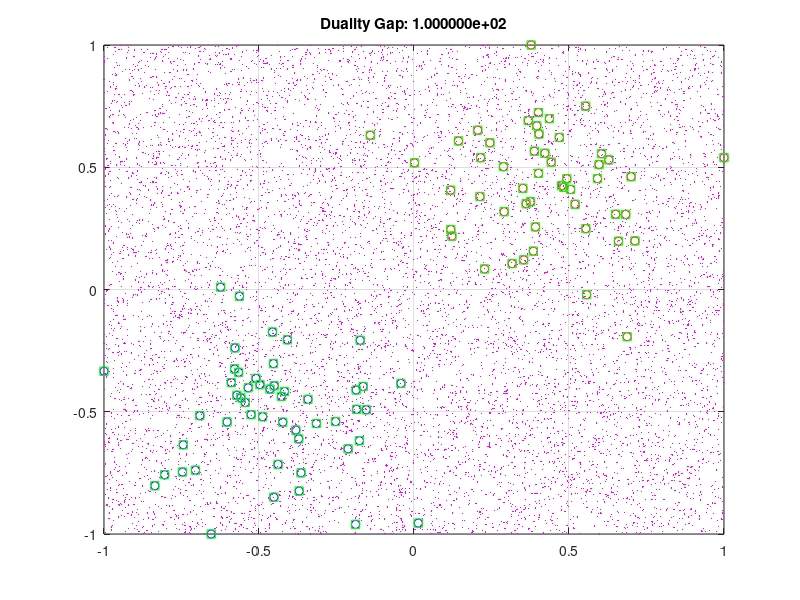

Recreate this plot in MATLAB.
clear
close all
clc

%% Support Vector Machines
n = 100;
d = 2;
X = [randn(n/2, d) + 2; randn(n/2, d) - 2];
Y = [ones(n/2, 1); -ones(n/2, 1)];

%Normalization
for i = 1:d
   mi = min(X(:,i));
   ma = max(X(:,i));
   diff = ma - mi;
   X(:,i) = 2 * (X(:,i) - mi) / diff - 1;
end

figure, hold on, box on, grid on
plot(X(Y<0, 1), X(Y<0, 2), 'ob');
plot(X(Y>0, 1), X(Y>0, 2), 'or');

%% Learning phase
% dual formulation: min_alpha .5 * alpha' Q alpha - 1 alpha
% s.t. y'alpha = 0, 0 <= alpha <= C, C has the opposite meaning of lambda
% Q_ij = y_i y_j x'_i x_j
% We use quadprog to solve this problem, which solves quadratic programming
% problems, even if the matlab algorithm doesn't work very well for SVMs
C = 1;
Q = diag(Y) * (X * X') * diag(Y);             % waste of memory but it's faster than two nested loops
alpha = quadprog(Q, -ones(n, 1), [], [], Y', 0, zeros(n, 1), C*ones(n, 1));
w = X' * diag(Y) * alpha;
% The bias is computed only for alpha in (0, C)
i = find(alpha > 0+1e-5 | alpha < C-(+1e-5)); i = i(1);
b = Y(i) - w' * X(i, :)';

%% Classification phase
ns = 10000;
XS = 2 * rand(ns, d) - 1;
YS = XS * w + b;

% Plot
plot(XS(YS<0, 1), XS(YS<0, 2), '.c', 'MarkerSize', 1);
plot(XS(YS>0, 1), XS(YS>0, 2), '.m', 'MarkerSize', 1);
plot(XS(YS<-1, 1), XS(YS<-1, 2), '.b', 'MarkerSize', 1);
plot(XS(YS>+1, 1), XS(YS>+1, 2), '.r', 'MarkerSize', 1);

% I plot the correct points and the ones that lay on the support hyperplanes
plot(X(alpha == 0, 1), X(alpha == 0, 2), 'sg');
plot(X(alpha > 0 & alpha < C, 1), X(alpha > 0 & alpha < C, 2), 'sk');
plot(X(alpha == C, 1), X(alpha == C, 2), 'sy');

% Primal and dual costs
dualcost = -(.5 * alpha' * Q * alpha - ones(n, 1)' * alpha);
primalcost = .5 * w' * w + C * sum(max(0, 1-diag(Y)*(X*w + b)));
dualitygap = abs(dualcost - primalcost);
title(sprintf('Duality Gap: %e', dualitygap));